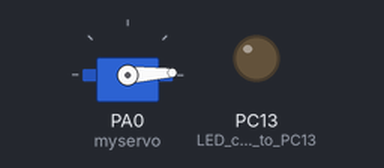
A sketch run on a simulated STM32 Blue Pill. On the bench: servo, output pins drawn as LEDs (lit = HIGH).

Above: at 0.05 s.
At 1.6 s:
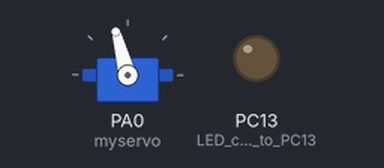
At 3.2 s:
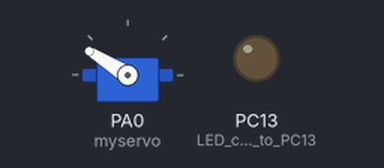
At 6.4 s:
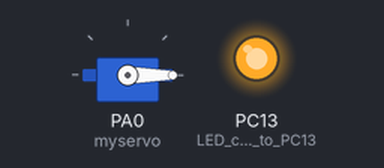
Timing chart, 0 to 8.4 s (numbered marks = the images above):
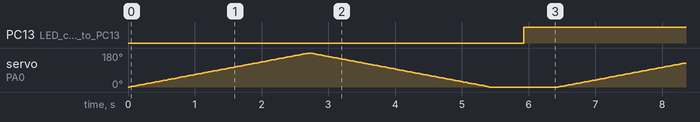

Measured:
- by itself, PC13 (LED_connected_to_PC13): alternates HIGH for 5.9 s and LOW for 0.50 s

The sketch:

SweepArduinoSTM32duino.ino
```cpp
#include <Servo.h>

Servo myservo;
int pos = 0;

void setup() {
  myservo.attach(PA0);       // Servo connected to PA1
  pinMode(PC13, OUTPUT);     // LED connected to PC13 (on-board LED for Blue Pill)
}

void loop() {
  while (1){
 // Sweep from 0° to 180°
  for (pos = 0; pos <= 180; pos++) {
    myservo.write(pos);
    delay(15);

  }

  // Sweep from 180° to 0°
  for (pos = 180; pos >= 0; pos--) {
    myservo.write(pos);
    delay(15);
  }

  // Blink LED on PC13 once
  digitalWrite(PC13, LOW);   // Turn on LED (active low on Blue Pill)
  delay(500);
  digitalWrite(PC13, HIGH);  // Turn off LED
  delay(500);
  }


  // Stop the loop
   // Infinite loop to stop further execution
}
```
